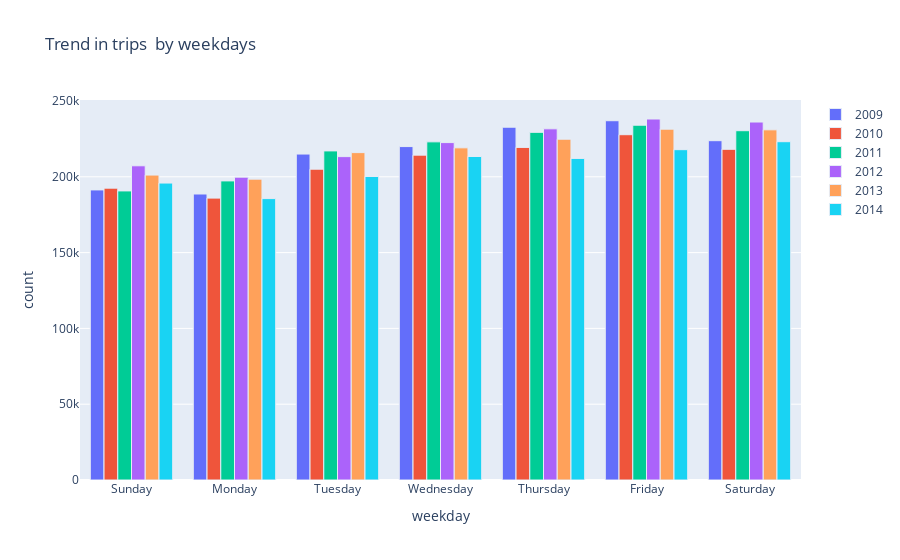

The cell this chart's notebook holds for it:
### Markdown cell above
WeekDays:

### Code cell
def plot_day_trend(year) :
    day_count = data[data["year"] == year]["week_day"].value_counts().reset_index()
    day_count.columns = ["day","count"]
    day_count["order"]  = day_count["day"].replace({"Sunday" :1,'Monday' : 2, 'Tuesday': 3,'Wednesday':4,'Thursday' :5, 'Friday':6,
                                                    'Saturday':7})
    day_count = day_count.sort_values(by = "order",ascending  = True)
    tracer = go.Bar(x = day_count["day"],y = day_count["count"],name = year,marker = dict(line = dict(width =1)))
    return tracer

#layout
layout = go.Layout(dict(title = "Trend in trips  by weekdays",xaxis = dict(title = "weekday"),yaxis = dict(title = "count"),))

t  = plot_day_trend(2009)
t1 = plot_day_trend(2010)
t2 = plot_day_trend(2011)
t3 = plot_day_trend(2012)
t4 = plot_day_trend(2013)
t5 = plot_day_trend(2014)

data = [t,t1,t2,t3,t4,t5]
py.iplot(go.Figure(data = data,layout=layout))

### Figure 1 — Plotly figure (JSON) as saved in the notebook; plotly's stock layout.template omitted (floating-point values rounded to 4 significant figures)
{"data": [{"marker": {"line": {"width": 1}}, "name": "2009", "type": "bar", "x": ["Sunday", "Monday", "Tuesday", "Wednesday", "Thursday", "Friday", "Saturday"], "y": [191346, 188657, 214996, 219934, 232705, 236994, 223820]}, {"marker": {"line": {"width": 1}}, "name": "2010", "type": "bar", "x": ["Sunday", "Monday", "Tuesday", "Wednesday", "Thursday", "Friday", "Saturday"], "y": [192509, 185943, 205020, 214287, 219383, 227776, 218123]}, {"marker": {"line": {"width": 1}}, "name": "2011", "type": "bar", "x": ["Sunday", "Monday", "Tuesday", "Wednesday", "Thursday", "Friday", "Saturday"], "y": [190680, 197295, 217078, 223067, 229330, 234026, 230410]}, {"marker": {"line": {"width": 1}}, "name": "2012", "type": "bar", "x": ["Sunday", "Monday", "Tuesday", "Wednesday", "Thursday", "Friday", "Saturday"], "y": [207272, 199769, 213316, 222565, 231653, 238123, 236122]}, {"marker": {"line": {"width": 1}}, "name": "2013", "type": "bar", "x": ["Sunday", "Monday", "Tuesday", "Wednesday", "Thursday", "Friday", "Saturday"], "y": [201137, 198462, 215961, 219115, 224792, 231424, 230989]}, {"marker": {"line": {"width": 1}}, "name": "2014", "type": "bar", "x": ["Sunday", "Monday", "Tuesday", "Wednesday", "Thursday", "Friday", "Saturday"], "y": [195866, 185625, 200186, 213397, 212122, 217890, 223154]}], "layout": {"title": {"text": "Trend in trips  by weekdays"}, "xaxis": {"title": {"text": "weekday"}}, "yaxis": {"title": {"text": "count"}}}}
